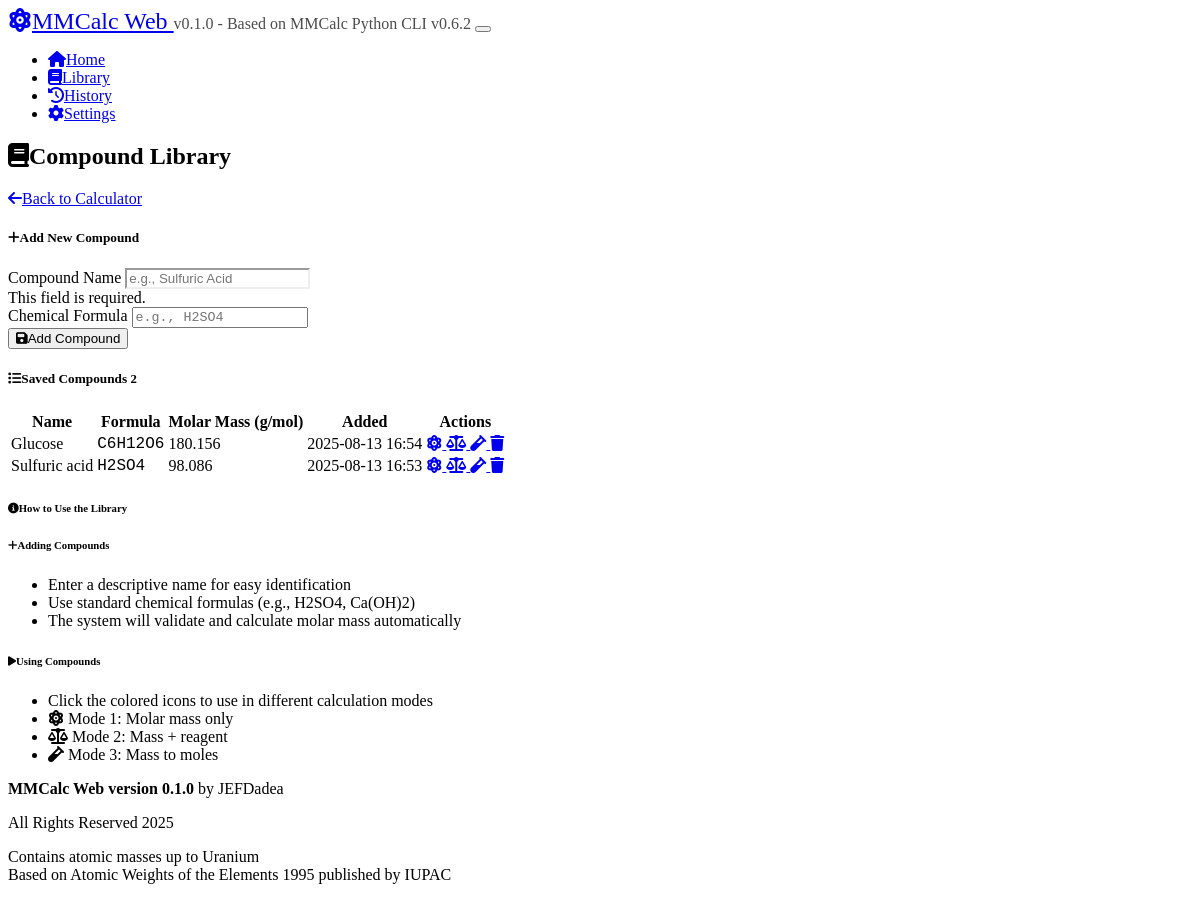
/library, run on an earlier commit of the app's database.
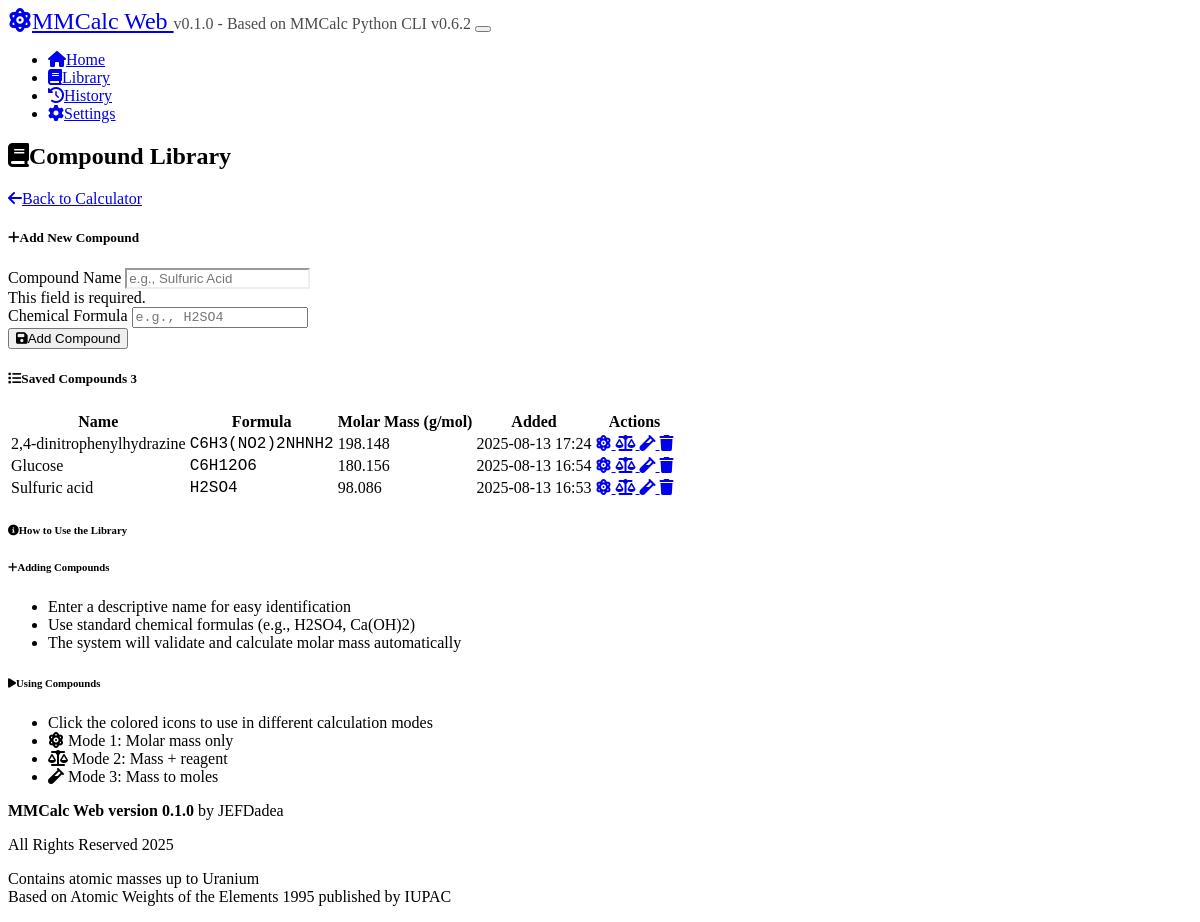
And on a later commit of the database.
### models.py (models this page shows, shortened)
class SavedCompound(db.Model):
    id = db.Column(db.Integer, primary_key=True)
    name = db.Column(db.String(100), unique=True, nullable=False)
    formula = db.Column(db.String(200), nullable=False)
    molar_mass = db.Column(db.Float, nullable=False)
    created_at = db.Column(db.DateTime, default=db.func.current_timestamp())

### app.py (the view)
@app.route('/library')
def library():
    compounds = compound_library.get_all_compounds()
    return render_template('library.html', compounds=compounds)

### compound_library.py (called while the page is built)
    def get_all_compounds(self):
        try:
            compounds = SavedCompound.query.order_by(SavedCompound.name).all()
            return [{
                'id': compound.id,
                'name': compound.name,
                'formula': compound.formula,
                'molar_mass': compound.molar_mass,
                'created_at': compound.created_at
            } for compound in compounds]
        except Exception as e:
            print(f"Error getting compounds: {e}")
            return []

### templates/library.html (shortened to what the changed rows need)
{% extends "base.html" %}
{% block content %}
<div class="container">
    <div class="row">
        <div class="col-12">
            <div class="d-flex justify-content-between align-items-center mb-4">
                <h2>
                    <i class="fas fa-book me-2"></i>Compound Library
                </h2>
            </div>
            <div class="card">
                <div class="card-header">
                    <h5 class="mb-0">
                        <i class="fas fa-list me-2"></i>Saved Compounds
                        <span class="badge bg-secondary ms-2">{{ compounds|length }}</span>
                    </h5>
                </div>
                <div class="card-body">
                    {% if compounds %}
                    <div class="table-responsive">
                        <table class="table table-hover">
                            <thead>
                                <tr>
                                    <th>Name</th>
                                    <th>Formula</th>
                                    <th>Molar Mass (g/mol)</th>
                                    <th>Added</th>
                                    <th>Actions</th>
                                </tr>
                            </thead>
                            <tbody>
                                {% for compound in compounds %}
                                <tr>
                                    <td class="fw-semibold">{{ compound.name }}</td>
                                    <td class="font-monospace">{{ compound.formula }}</td>
                                    <td class="text-info">{{ "%.3f"|format(compound.molar_mass) }}</td>
                                    <td class="text-muted small">
                                        {{ compound.created_at.strftime('%Y-%m-%d %H:%M') if compound.created_at else 'Unknown' }}
                                    </td>
                                    <td>
                                        <div class="btn-group" role="group">
                                            <a href="{{ url_for('use_compound', compound_id=compound.id, mode='1') }}"
                                               class="btn btn-sm btn-outline-primary"
                                               title="Use in Mode 1">
                                                <i class="fas fa-atom"></i>
                                            </a>
                                            <a href="{{ url_for('use_compound', compound_id=compound.id, mode='2') }}"
                                               class="btn btn-sm btn-outline-success"
                                               title="Use in Mode 2">
                                                <i class="fas fa-balance-scale"></i>
                                            </a>
                                            <a href="{{ url_for('use_compound', compound_id=compound.id, mode='3') }}"
                                               class="btn btn-sm btn-outline-warning"
                                               title="Use in Mode 3">
                                                <i class="fas fa-vial"></i>
                                            </a>
                                            <a href="{{ url_for('delete_compound', compound_id=compound.id) }}"
                                               class="btn btn-sm btn-outline-danger"
                                               onclick="return confirm('Are you sure you want to delete {{ compound.name }}?')"
                                               title="Delete">
                                                <i class="fas fa-trash"></i>
                                            </a>
                                        </div>
                                    </td>
                                </tr>
                                {% endfor %}
                            </tbody>
                        </table>
                    </div>
                    {% else %}
                    <div class="text-center py-5">
                        <i class="fas fa-book-open fa-3x text-muted mb-3"></i>
                        <h5 class="text-muted">No compounds saved yet</h5>
                        <p class="text-muted">Add your first compound using the form above to get started.</p>
                    </div>
                    {% endif %}
                </div>
            </div>
        </div>
    </div>
</div>
{% endblock %}

What changed in the data, as far as the page shows it:
added SavedCompound: name "2,4-dinitrophenylhydrazine", formula "C6H3(NO2)2NHNH2", molar_mass "198.148", created_at "2025-08-13 17:24"
Also different on the page:
{{ compounds|length }}: "2" → "3"
